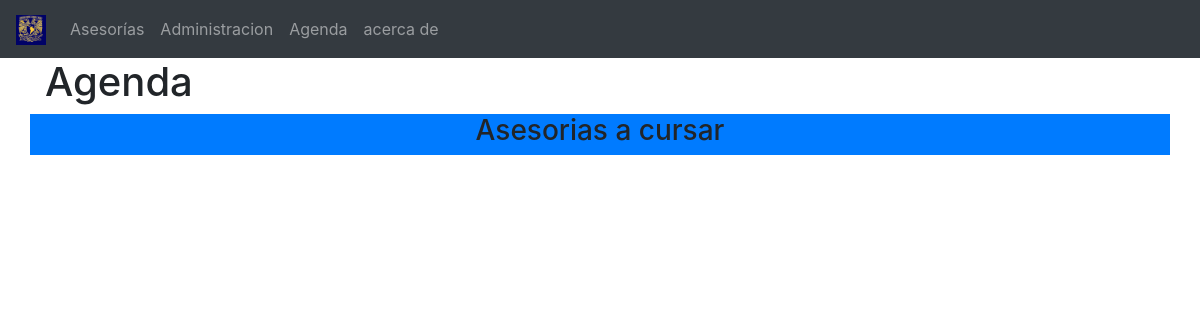
Page /source/agenda.php on the earlier database version.
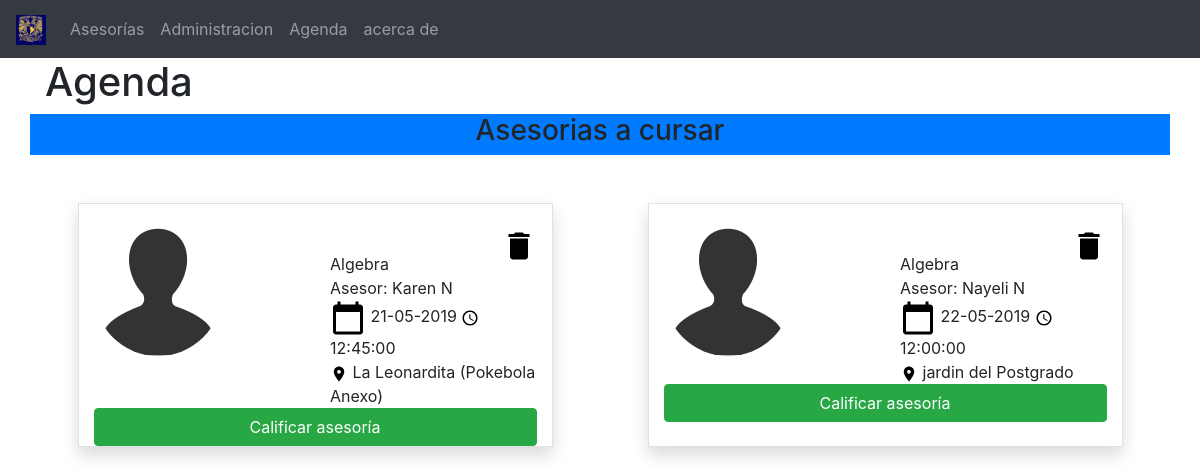
Same page on the later database version.
### tables this page shows
CREATE TABLE `cita` (
  `id_cita` int(80) NOT NULL,
  `fecha_cita` varchar(80) NOT NULL,
  `hora_cita` time NOT NULL,
  `rating_asesor` int(80) NOT NULL,
  `id_alumno` int(80) NOT NULL,
  `id_asesor` int(80) NOT NULL
);

CREATE TABLE `clase` (
  `id_asig` int(80) NOT NULL,
  `nombre_asig` varchar(200) NOT NULL,
  `Tema_asig` varchar(200) NOT NULL,
  `semstre_asig` int(80) NOT NULL
);

CREATE TABLE `asesor` (
  `id_asesor` int(80) NOT NULL,
  `nombre_asesor` varchar(200) NOT NULL,
  `celular_asesor` varchar(80) NOT NULL,
  `correo_asesor` varchar(200) NOT NULL,
  `carrera_asesor` varchar(200) NOT NULL,
  `semestre_asesor` int(80) NOT NULL,
  `contrasena_asesor` varchar(255) NOT NULL
);

CREATE TABLE `sesiones` (
  `id_sesion` int(80) NOT NULL,
  `dia_semana` varchar(200) NOT NULL,
  `horario_sesion` time NOT NULL,
  `lugar_sesion` varchar(200) NOT NULL,
  `id_asesor` int(80) NOT NULL,
  `id_clase` int(80) NOT NULL
);

### source/agenda.php (the view, shortened to what this page needs)
<!DOCTYPE html>
<html lang="en">
<head>
  <link rel="stylesheet" type="text/css" href="../css/bootstrap.css">
</head>
<body>
    <nav class="navbar navbar-expand-sm navbar-dark bg-dark">
      <a class="navbar-brand" href="#">
        <img src="../img/iconos/unam.jpg" width="30" height="30" alt="">
      </a>
          <div class="collapse navbar-collapse" id="opciones">
            <ul class="navbar-nav">
              <li class="nav-item">
                <a class="nav-link" href="ver_asesorias.php">Asesorías</a>
              </li>
              <li class="nav-item">
                <a class="nav-link" href="Administracion.php">Administracion</a>
              </li>
              <li class="nav-item">
                <a class="nav-link" href="agenda.php">Agenda</a>
              </li>
              <li class="nav-item">
                <a class="nav-link" href="#">acerca de</a>
              </li>
            </ul>
          </div>
        </nav>
        <div class="container">
          <div class="row">
            <div class="col-6">
              <h1>Agenda</h1>
            </div>
          </div>
        </div>
  <div class= "container">
    <div class="row ">
      <div class="col-12 bg-primary"><h3 class="text-center">Asesorias a cursar</h3></div>
    </div>
  </div>
  <?php
  try {
    $servername = "localhost";
    $username = "root";
    $password = "";
    $dbname = "javerim";
        $conn = new PDO("mysql:host=$servername;dbname=$dbname", $username, $password);
        $conn->setAttribute(PDO::ATTR_ERRMODE, PDO::ERRMODE_EXCEPTION);
        $stmt = $conn->prepare("SELECT clase.nombre_asig, cita.fecha_cita, cita.hora_cita, asesor.nombre_asesor,sesiones.lugar_sesion ,cita.rating_asesor  FROM `cita` INNER JOIN asesor ON cita.id_asesor=asesor.id_asesor INNER JOIN alumnos ON cita.id_alumno= alumnos.id_alumno INNER JOIN sesiones ON asesor.id_asesor=sesiones.id_asesor INNER JOIN clase ON sesiones.id_clase=clase.id_asig WHERE alumnos.id_alumno=2");
        $stmt->execute();
        $resultado =$stmt->fetchAll();
        }
        catch(PDOException $e) {
          echo "Error: " . $e->getMessage();
        }
      ?>
      <div class="container">
          <div class="row justify-content-around">
              <?php foreach ($resultado as $dato): ?>
              <div class="col-md-5 mt-5 border shadow">
                  <br>
                  <div class="row justify-content-between">
                      <div class="col-4">
                          <img src="../img/iconos/contacts_3695.ico" class="rounded-circle" alt="photo">
                      </div>
                      <div class="col-6">
                        <a href="">
                          <img src="../img/iconos/2x/baseline_delete_black_18dp.png" align="right" alt="calendar"> <br>
                        </a>
                          <b> </b> <?php echo $dato['nombre_asig'] ?> <br>
                          <b> </b> <?php echo "Asesor: ". $dato['nombre_asesor'] ?> <br>
                          <img src="../img/iconos/1x/baseline_calendar_today_black_18dp.png" alt="calendar">
                          <b> </b> <?php echo $dato['fecha_cita'] ?>
                          <img src="../img/iconos/1x/baseline_query_builder_black_18dp.png" alt="calendar">
                          <b> </b> <?php echo $dato['hora_cita'] ?> <br>
                          <img src="../img/iconos/1x/baseline_location_on_black_18dp.png" alt="calendar">
                          <b> </b> <?php echo $dato['lugar_sesion'] ?> <br>
                      </div>
                      <div class="col-12">
                          <a href="">
                              <button type='submit' class='btn btn-success btn-block'>Calificar asesoría</button>
                          </a>
                      </div>
                  </div>
              </div>
              <?php endforeach ?>
          </div>
      </div>
</body>
</html>

Differences in the rows shown:
added cita: clase.nombre_asig "Algebra", id_asesor.nombre_asesor "Karen N", fecha_cita "21-05-2019", hora_cita "12:45:00", sesiones.lugar_sesion "La Leonardita (Pokebola Anexo)"
added cita: clase.nombre_asig "Algebra", id_asesor.nombre_asesor "Nayeli N", fecha_cita "22-05-2019", hora_cita "12:00:00", sesiones.lugar_sesion "jardin del Postgrado"
